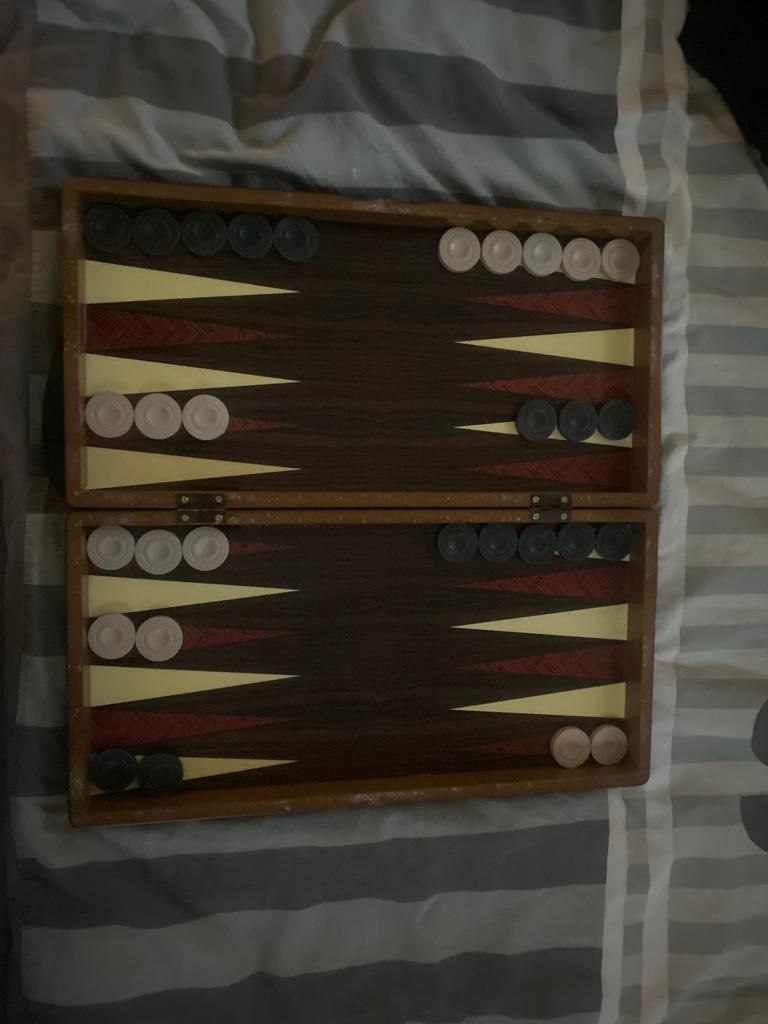
#> input picture GemerBackGammon/BoardImages/Board 6.jpg, 768 x 1024 px
$ python backgammonThirdAttempt.py
#> lines starting #> are read from the running program, lines starting #| are printed output that depends on the picture
import cv2 as cv
import numpy as np
import math

#resize function
def resize (img, scale = 0.4):
    dimensions = [int(img.shape[1] * scale), int(img.shape[0] * scale)]

    return cv.resize(img, dimensions, interpolation=cv.INTER_AREA)

#get board from file location
board = resize(cv.imread('BoardImages/Board 6.jpg'), 0.6)
#> in resize, `dimensions = [int(img.shape[1] * scale), int(img.shape[0] * scale)]`: dimensions = [460, 614]
#cv.imshow('og board', board)

#grayscale
gray = cv.cvtColor(board, cv.COLOR_BGR2GRAY)
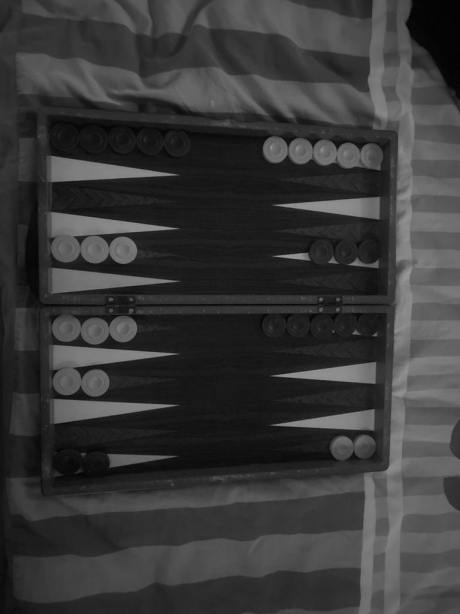
#> gray: shape (614, 460); min 2, max 152, mean 56.8
cv.imshow('gray board', gray)

#gaussian blur
blur = cv.GaussianBlur(gray, (3, 3), 0)
#cv.imshow('gaussian blurred board', blur)

#split BGR to l*a*b
lab = cv.cvtColor(board, cv.COLOR_BGR2LAB)
#> lab: shape (614, 460, 3); mean of channels 0, 1, 2 59.7, 129, 134.3
l, a, b = cv.split(lab)
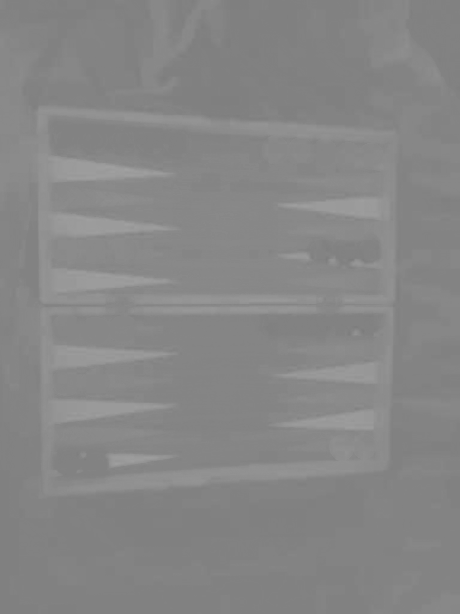
#> b: shape (614, 460); min 124, max 162, mean 134.3
#cv.imshow('l component lab board', l)
#cv.imshow('a component lab board', a)
#cv.imshow('b component lab board', b)

#contrast l component image
clahe = cv.createCLAHE(clipLimit=3.0, tileGridSize=(8,8))
cl = clahe.apply(l)
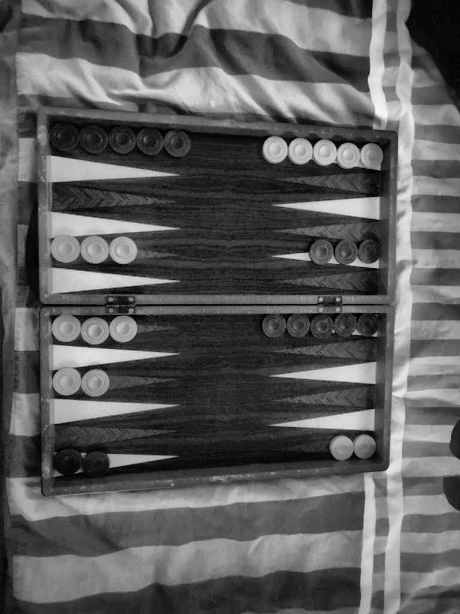
#> cl: shape (614, 460); min 1, max 247, mean 93.2
cv.imshow('contrasted l component lab board', cl)

#merge contrasted component
limg = cv.merge((cl,a,b))
#> limg: shape (614, 460, 3); mean of channels 0, 1, 2 93.2, 129, 134.3

#turn back from l*a*b to BGR
cont = cv.cvtColor(limg, cv.COLOR_LAB2BGR)
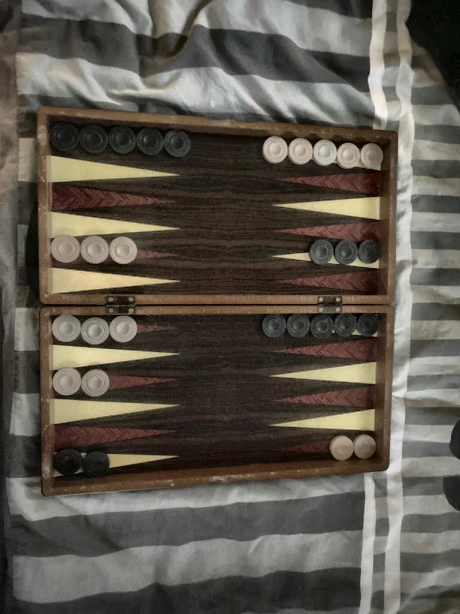
#> cont: shape (614, 460, 3); mean B, G, R 78.4, 87.7, 93.6
cv.imshow('final merged contrast', cont)

#turn contrasted BGR to grayscale
grayCon = cv.cvtColor(cont, cv.COLOR_BGR2GRAY)
cv.imshow('gray contrasted board', grayCon)

#blur
blur = cv.GaussianBlur(grayCon, (3, 3), 0)

#edge detection
canny = cv.Canny(blur, 20, 200, None, 3)
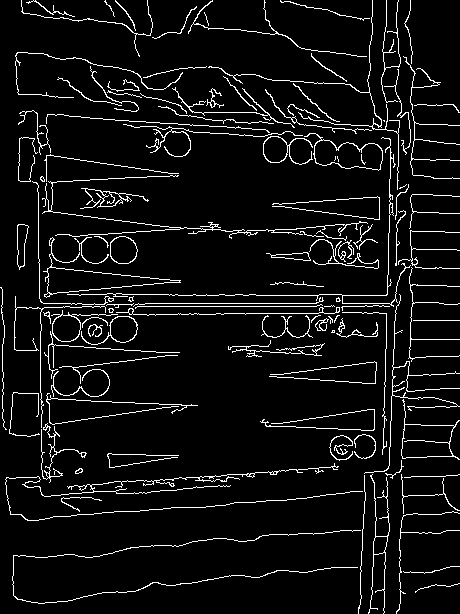
#> canny: shape (614, 460); 6.5% white in thin lines or dots
cv.imshow('board edges', canny)

#colored canny
ccanny =cv.cvtColor(canny, cv.COLOR_GRAY2BGR)
#> ccanny: shape (614, 460, 3); 6.5% white in thin lines or dots
cv.imshow('colored canny', ccanny)

#copies of canny
ccanny2 = ccanny.copy()
ccanny3 = ccanny.copy()


#finding lines --> hough lines transform
lines = cv.HoughLines(canny, 1, np.pi / 180, 150, None, 0, 0)
#> lines = [[303, 1.57], [306, 1.57], [-34, 3.12], [111, 1.64], [405, 0.0349], [295, 1.57], [400, 0.0175], [489, 1.5], [302, 1.59], [397, 0.0349]]

#finding lines --> probabilistic hough lines transform
linesP = cv.HoughLinesP(canny, 1, np.pi / 180, 50, None, 50, 20)
#> linesP = 154 rows, first 6: [133, 303, 316, 303], [63, 306, 412, 306], [40, 331, 42, 495], [384, 612, 387, 502], [384, 138, 455, 143], [381, 471, 388, 260]

#drawing regular hough lines
if lines is not None:
        for i in range(0, len(lines)):
            rho = lines[i][0][0]
            theta = lines[i][0][1]
            a = math.cos(theta)
            b = math.sin(theta)
            x0 = a * rho
            y0 = b * rho
            pt1 = (int(x0 + 1000*(-b)), int(y0 + 1000*(a)))
            pt2 = (int(x0 - 1000*(-b)), int(y0 - 1000*(a)))
            cv.line(ccanny2, pt1, pt2, (0,0,255), 3, cv.LINE_AA)
#> this loop made 10 passes
#> (rho, theta, a, b, x0, y0, pt1, pt2) on passes 1 to 10: (303, 1.57, -4.37e-08, 1, -1.32e-05, 303, (-1000, 302), (999, 303)), (306, 1.57, -4.37e-08, 1, -1.34e-05, 306, (-1000, 305), (999, 306)), (-34, 3.12, -1, 0.0175, 33.99, -0.593, (16, -1000), (51, 999)), (111, 1.64, -0.0698, 0.998, -7.74, 110.7, (-1005, 40), (989, 180)), (405, 0.0349, 0.999, 0.0349, 404.8, 14.13, (369, 1013), (439, -985)), (295, 1.57, -4.37e-08, 1, -1.29e-05, 295, (-1000, 294), (999, 295)), (400, 0.0175, 1, 0.0175, 399.9, 6.98, (382, 1006), (417, -992)), (489, 1.5, 0.0698, 0.998, 34.11, 487.8, (-963, 557), (1031, 418)), (302, 1.59, -0.0175, 1, -5.27, 302, (-1005, 284), (994, 319)), (397, 0.0349, 0.999, 0.0349, 396.8, 13.86, (361, 1013), (431, -985))
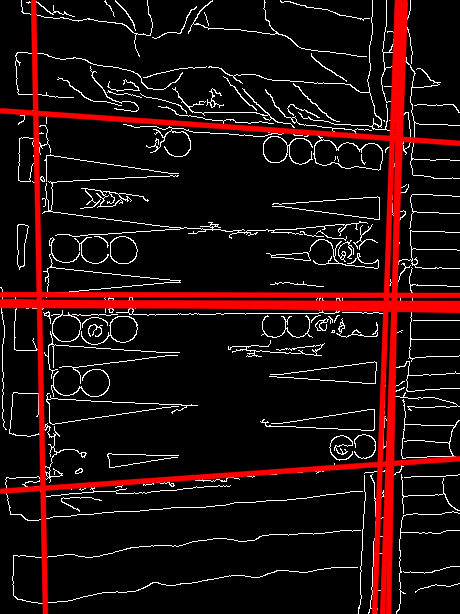
#> ccanny2: shape (614, 460, 3); mean B, G, R 13.5, 13.5, 34

#drawing probabilistic hough lines
if linesP is not None:
        for i in range(0, len(linesP)):
            l = linesP[i][0]
            cv.line(ccanny3, (l[0], l[1]), (l[2], l[3]), (0,0,255), 3, cv.LINE_AA)
#> this loop made 154 passes
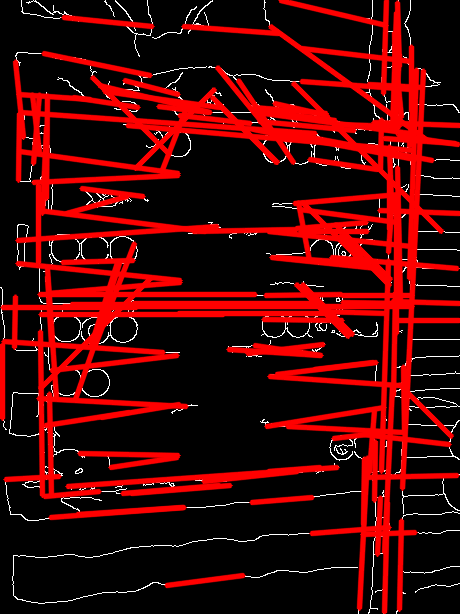
#> ccanny3: shape (614, 460, 3); mean B, G, R 5.3, 5.3, 66.5

cv.imshow("Source", board)
cv.imshow("Detected Lines (in red) - Standard Hough Line Transform", ccanny2)
cv.imshow("Detected Lines (in red) - Probabilistic Hough Line Transform", ccanny3)

cv.waitKey(0)

$ run again, with GemerBackGammon/BoardImages/Board 10.jpg copied over GemerBackGammon/BoardImages/Board 6.jpg
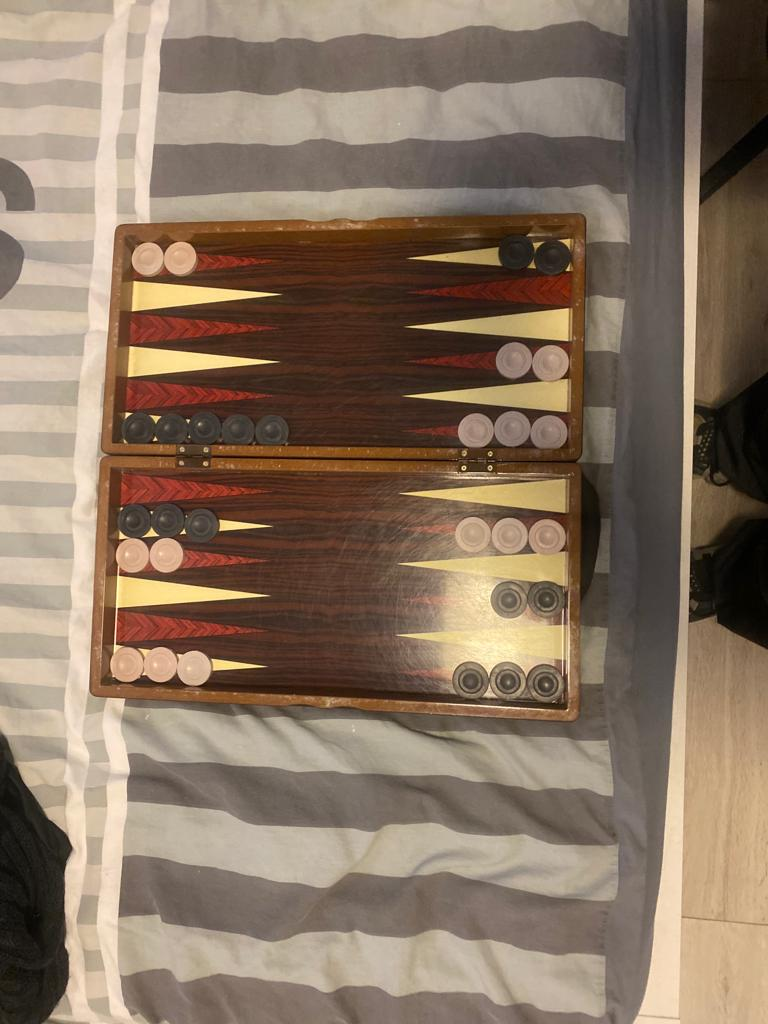
#> input picture GemerBackGammon/BoardImages/Board 10.jpg, 768 x 1024 px
#> dimensions = [460, 614]
#> lab: shape (614, 460, 3); mean of channels 0, 1, 2 126.3, 133.1, 141.1
#> limg: shape (614, 460, 3); mean of channels 0, 1, 2 127.3, 133.1, 141.1
#> `canny = cv.Canny(blur, 20, 200, None, 3)`:
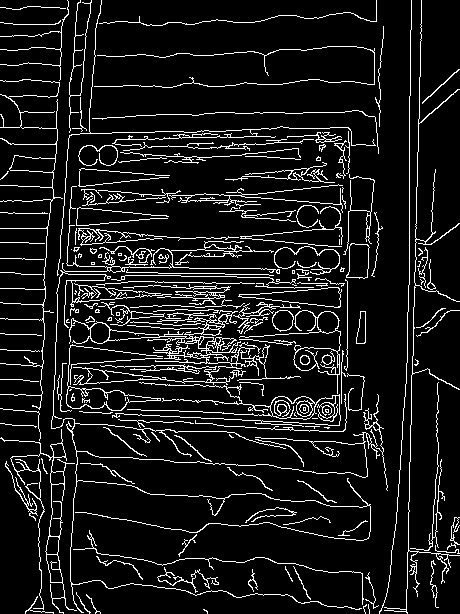
#> canny: shape (614, 460); 9.7% white in thin lines or dots
#> ccanny: shape (614, 460, 3); 9.7% white in thin lines or dots
#> lines = 19 rows, first 8: [409, 0], [87, 0.0524], [264, 1.59], [97, 0.0698], [431, 0.0698], [78, 2.36], [77, 0.0698], [406, 1.62]
#> linesP = 310 rows, first 6: [409, 284, 409, 96], [395, 530, 407, 356], [3, 124, 352, 473], [55, 606, 64, 450], [117, 231, 339, 453], [69, 118, 77, 3]
#> the loop `for i in range(0, len(lines)):` made 19 passes
#> (rho, theta, a, b, x0, y0, pt1, pt2) on passes 1 to 6: (409, 0, 1, 0, 409, 0, (409, 1000), (409, -1000)), (87, 0.0524, 0.999, 0.0523, 86.88, 4.55, (34, 1003), (139, -994)), (264, 1.59, -0.0175, 1, -4.61, 264, (-1004, 246), (995, 281)), (97, 0.0698, 0.998, 0.0698, 96.76, 6.77, (27, 1004), (166, -990)), (431, 0.0698, 0.998, 0.0698, 430, 30.07, (360, 1027), (499, -967)), (78, 2.36, -0.707, 0.707, -55.15, 55.15, (-762, -651), (651, 762))
#> the loop `for i in range(0, len(linesP)):` made 310 passes
#> after the loop `for i in range(0, len(linesP)):`:
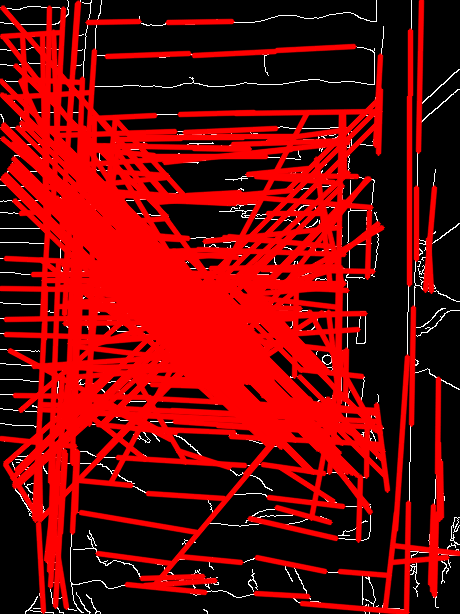
#> ccanny3: shape (614, 460, 3); mean B, G, R 4.9, 4.9, 113.3

$ run again, with GemerBackGammon/BoardImages/Board 11.jpg copied over GemerBackGammon/BoardImages/Board 6.jpg
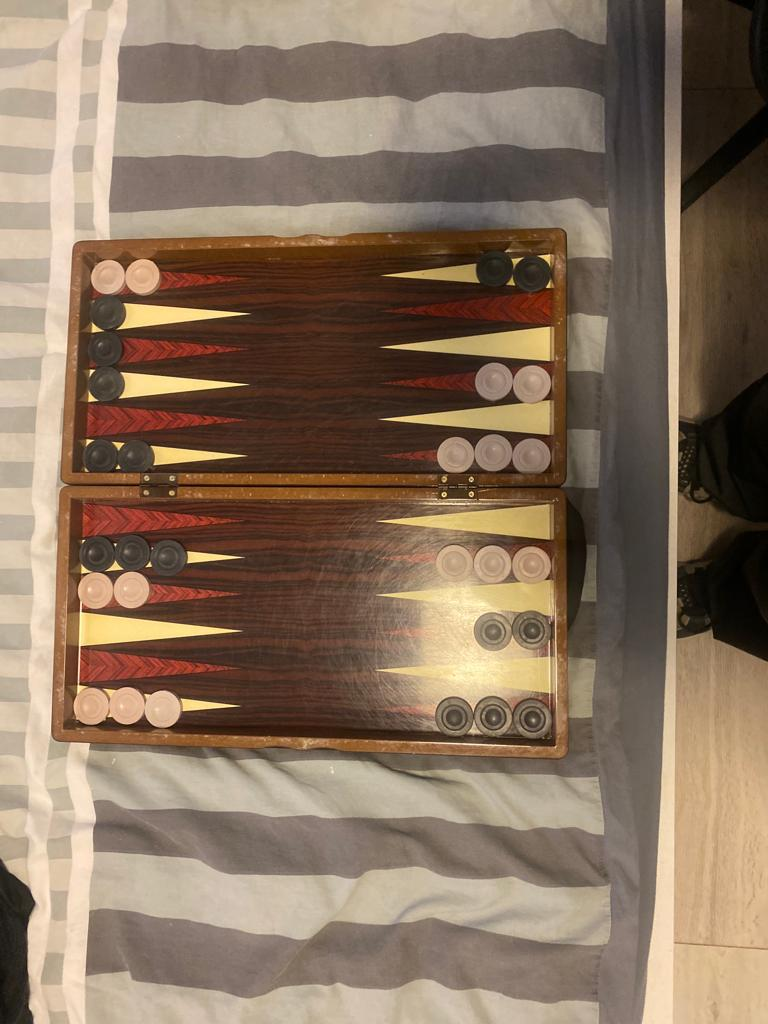
#> input picture GemerBackGammon/BoardImages/Board 11.jpg, 768 x 1024 px
#> dimensions = [460, 614]
#> lab: shape (614, 460, 3); mean of channels 0, 1, 2 125.6, 133.6, 142.2
#> limg: shape (614, 460, 3); mean of channels 0, 1, 2 126.3, 133.6, 142.2
#> canny: shape (614, 460); 9.7% white in thin lines or dots
#> ccanny: shape (614, 460, 3); 9.7% white in thin lines or dots
#> lines = 20 rows, first 8: [435, 1.61], [60, 0.0349], [50, 0.0524], [-396, 3.12], [45, 0.0349], [292, 1.57], [398, 0], [284, 1.57]
#> linesP = 304 rows, first 6: [164, 441, 372, 448], [133, 284, 365, 284], [106, 299, 338, 299], [398, 106, 400, 277], [33, 326, 42, 154], [45, 445, 52, 222]
#> the loop `for i in range(0, len(lines)):` made 20 passes
#> (rho, theta, a, b, x0, y0, pt1, pt2) on passes 1 to 6: (435, 1.61, -0.0349, 0.999, -15.18, 434.7, (-1014, 399), (984, 469)), (60, 0.0349, 0.999, 0.0349, 59.96, 2.09, (25, 1001), (94, -997)), (50, 0.0524, 0.999, 0.0523, 49.93, 2.62, (-2, 1001), (102, -996)), (-396, 3.12, -1, 0.0175, 395.9, -6.91, (378, -1006), (413, 992)), (45, 0.0349, 0.999, 0.0349, 44.97, 1.57, (10, 1000), (79, -997)), (292, 1.57, -4.37e-08, 1, -1.28e-05, 292, (-1000, 291), (999, 292))
#> after the loop `for i in range(0, len(lines)):`:
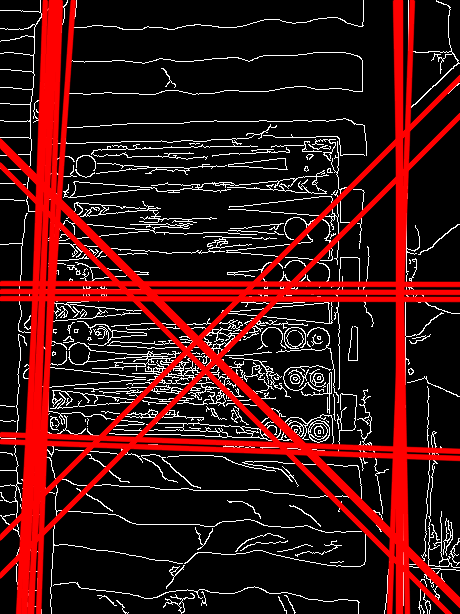
#> ccanny2: shape (614, 460, 3); mean B, G, R 18.4, 18.4, 60.5
#> the loop `for i in range(0, len(linesP)):` made 304 passes
#> after the loop `for i in range(0, len(linesP)):`:
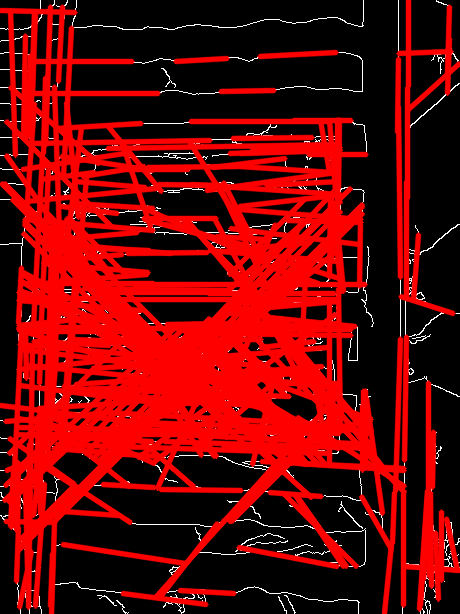
#> ccanny3: shape (614, 460, 3); mean B, G, R 4.3, 4.3, 109.9

$ run again, with GemerBackGammon/BoardImages/Board 12.jpg copied over GemerBackGammon/BoardImages/Board 6.jpg
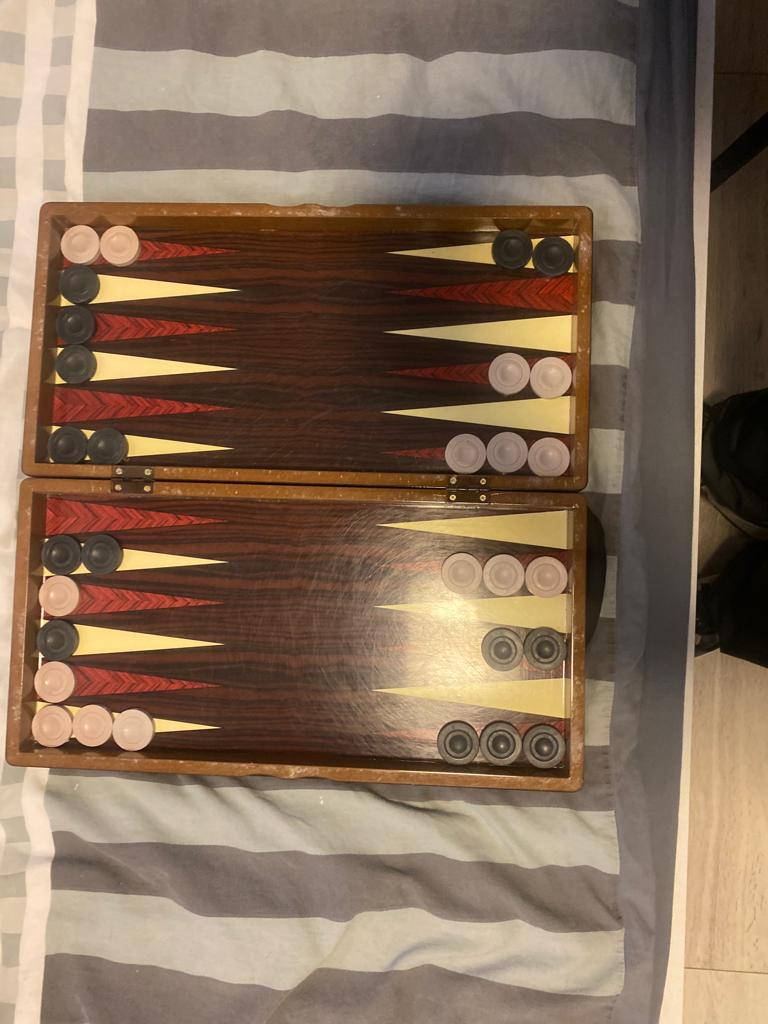
#> input picture GemerBackGammon/BoardImages/Board 12.jpg, 768 x 1024 px
#> dimensions = [460, 614]
#> lab: shape (614, 460, 3); mean of channels 0, 1, 2 119.7, 134.6, 142.9
#> limg: shape (614, 460, 3); mean of channels 0, 1, 2 125, 134.6, 142.9
#> canny: shape (614, 460); 10.2% white in thin lines or dots
#> ccanny: shape (614, 460, 3); 10.2% white in thin lines or dots
#> lines = 40 rows, first 8: [429, 0.0349], [431, 0.0524], [32, 0.0698], [345, 0.0175], [81, 2.36], [420, 0.0175], [83, 2.36], [415, 0]
#> linesP = 352 rows, first 6: [408, 613, 428, 16], [198, 467, 322, 473], [336, 484, 343, 106], [13, 558, 16, 498], [342, 356, 345, 163], [78, 128, 304, 131]
#> the loop `for i in range(0, len(lines)):` made 40 passes
#> (rho, theta, a, b, x0, y0, pt1, pt2) on passes 1 to 6: (429, 0.0349, 0.999, 0.0349, 428.7, 14.97, (393, 1014), (463, -984)), (431, 0.0524, 0.999, 0.0523, 430.4, 22.56, (378, 1021), (482, -976)), (32, 0.0698, 0.998, 0.0698, 31.92, 2.23, (-37, 999), (101, -995)), (345, 0.0175, 1, 0.0175, 344.9, 6.02, (327, 1005), (362, -993)), (81, 2.36, -0.707, 0.707, -57.28, 57.28, (-764, -649), (649, 764)), (420, 0.0175, 1, 0.0175, 419.9, 7.33, (402, 1007), (437, -992))
#> the loop `for i in range(0, len(linesP)):` made 352 passes
#> after the loop `for i in range(0, len(linesP)):`:
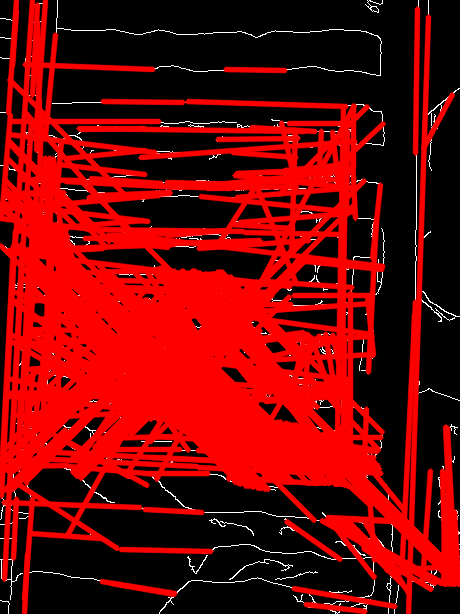
#> ccanny3: shape (614, 460, 3); mean B, G, R 3.6, 3.6, 117.3
